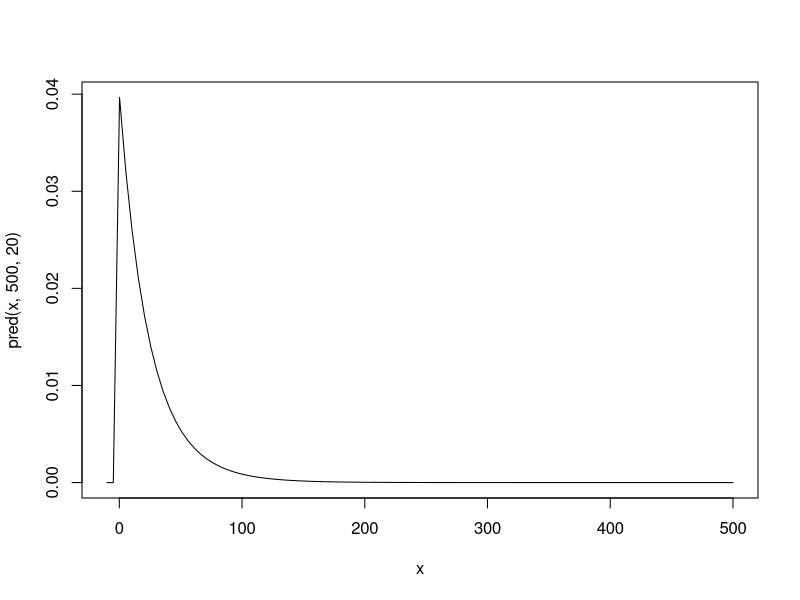
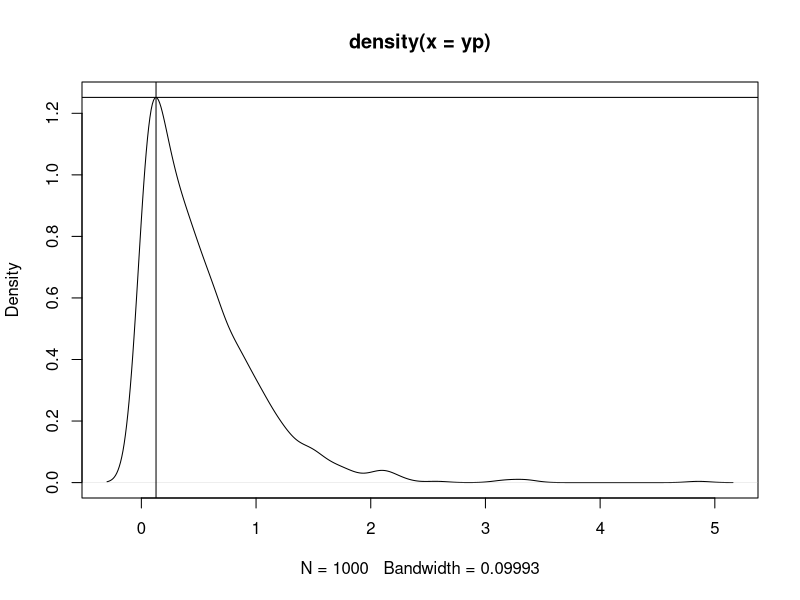
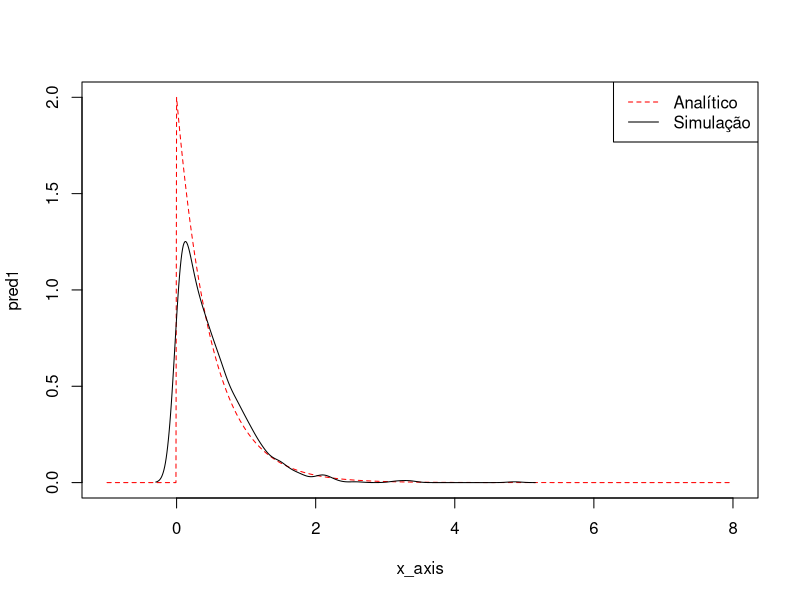
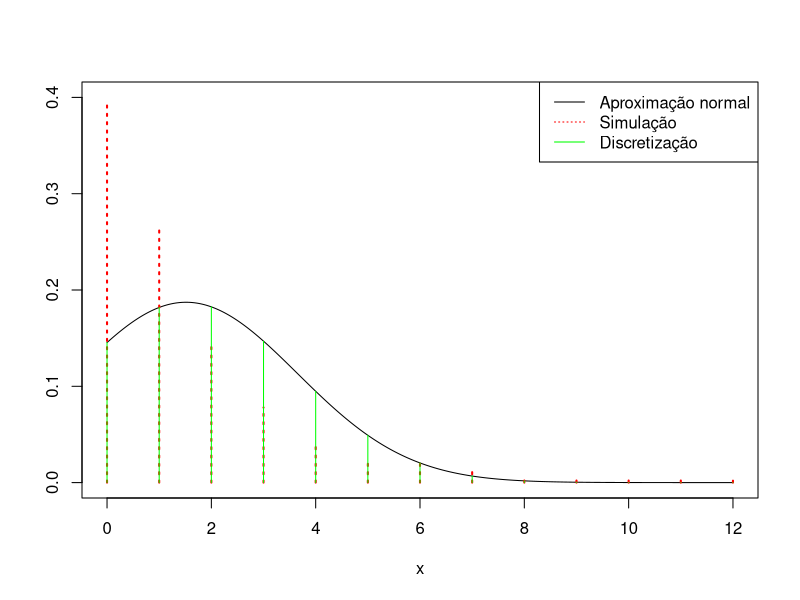

The R script that drew these images, in order:
### Exponencial

# Função preditiva

pred <- function(x_p, sx, n){
  den <- x_p + sx
  (x_p >= 0)*((sx/den)^n * (n/den))
}

curve(pred(x, 500, 20), xlim = c(-10, 500))

# Amostra da f(x|theta)

n <- 100
x <- rexp(n, rate = 2)
sx <- sum(x)

integrate(function(x) pred(x, sx, n), 0, Inf)

# Esperança x

esp <- function(x_p){
  n*(sum(x)/(x_p + sum(x)))^n*1/(x_p + sum(x)) * x_p
}

integrate(esp, 0, Inf)

# Esperança x^2

esp2 <- function(x_p){
  n*(sum(x)/(x_p + sum(x)))^n*1/(x_p + sum(x)) * x_p^2
}

# Variância

integrate(esp, 0, Inf)$value - integrate(esp, 0, Inf)$value^2

# Estimando moda e quantis da preditiva

posteriori <- rgamma(1000, shape = n, scale = 1/sx)
yp <- rexp(1000, posteriori)

quant <- quantile(yp); quant # Quantis

dens <- density(yp)

moda <- dens$x[which(dens$y == max(dens$y))]; moda # Moda

plot(dens)
abline(v = moda, h = max(dens$y))

# Solução analítica vs simulação

x_axis <- seq(-1, 8, len = 1000)
pred1 <- pred(x_axis, sx, n)
plot(x_axis, pred1, col = "red", lty = 2, type = "l")
lines(density(yp))
legend("topright", legend = c("Analítico", "Simulação"), lty = c(2, 1), col = c("red", "black"))

### log-normal

# Parâmetros da priori

mu <- 0 
vari <- 1

theta <- rlnorm(1000, mu, vari) # Simulando valores da priori

# Simulando valores da preditiva

pred_pois <- rpois(1000, theta) 

x <- seq(from = 0, to = 12, l = 1000)

# Curva da aproximação normal

plot(dnorm(x, mean = mean(pred_pois), sd = sd(pred_pois)) ~ x, t = "l", ylim = c(0, .4),
     ylab = "")

# Valores simulados

lines(prop.table(table(pred_pois)), type = "h", col = "red", lty = 3)

# Discretização

lines(dnorm(c(0:12), mean = mean(pred_pois), sd = sd(pred_pois)) ~ c(0:12), type = "h", col = "green")

legend("topright", col = c("black", "red", "green"), lty = c(1, 3, 1), 
       legend = c("Aproximação normal", "Simulação", "Discretização"))
